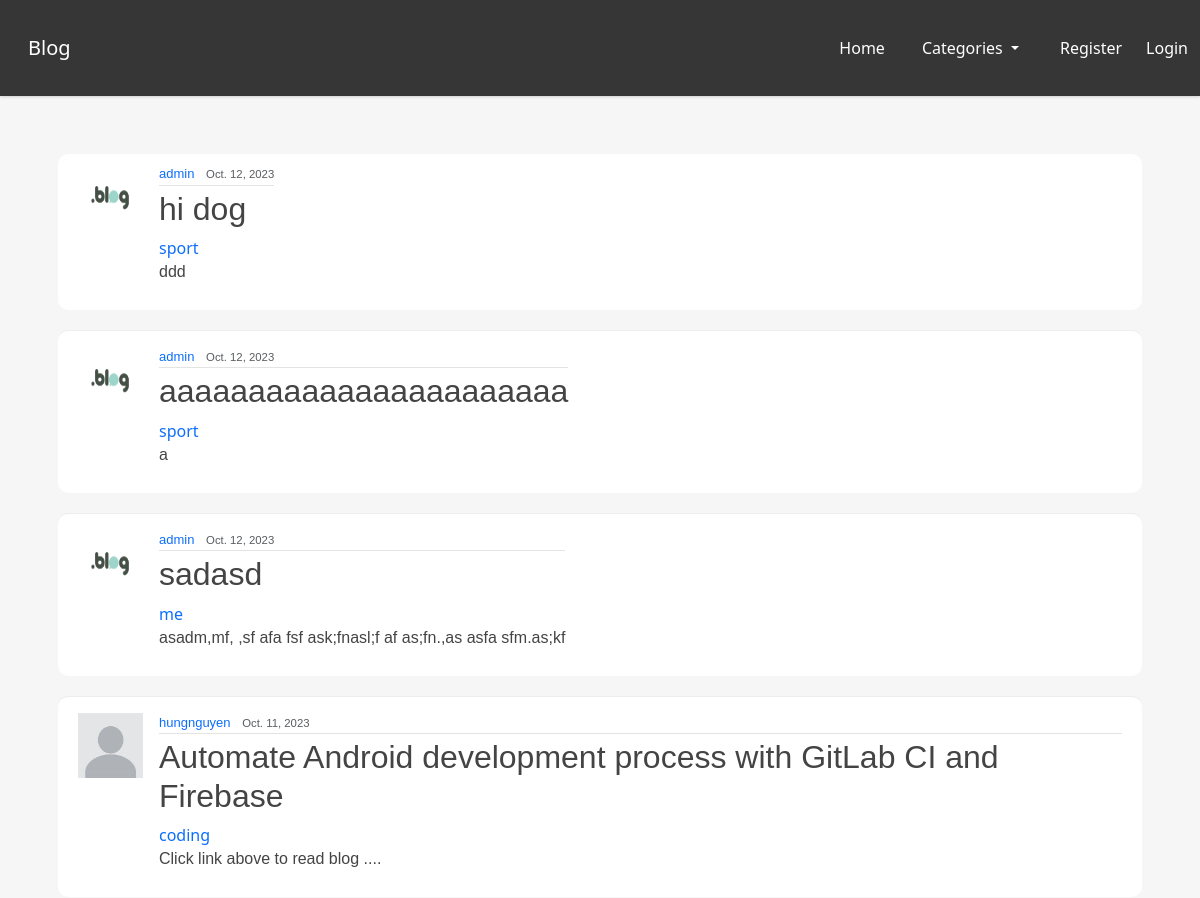
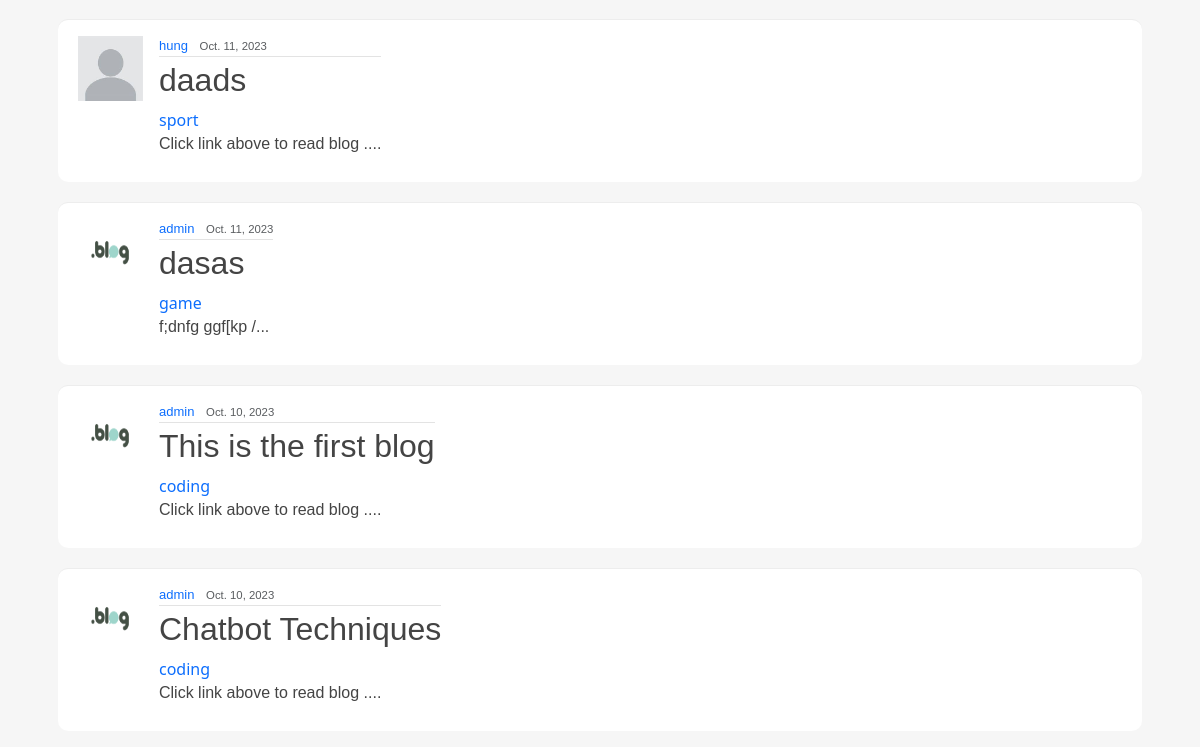
Before: / (upper part) with the older database file (2 pictures, top to bottom).
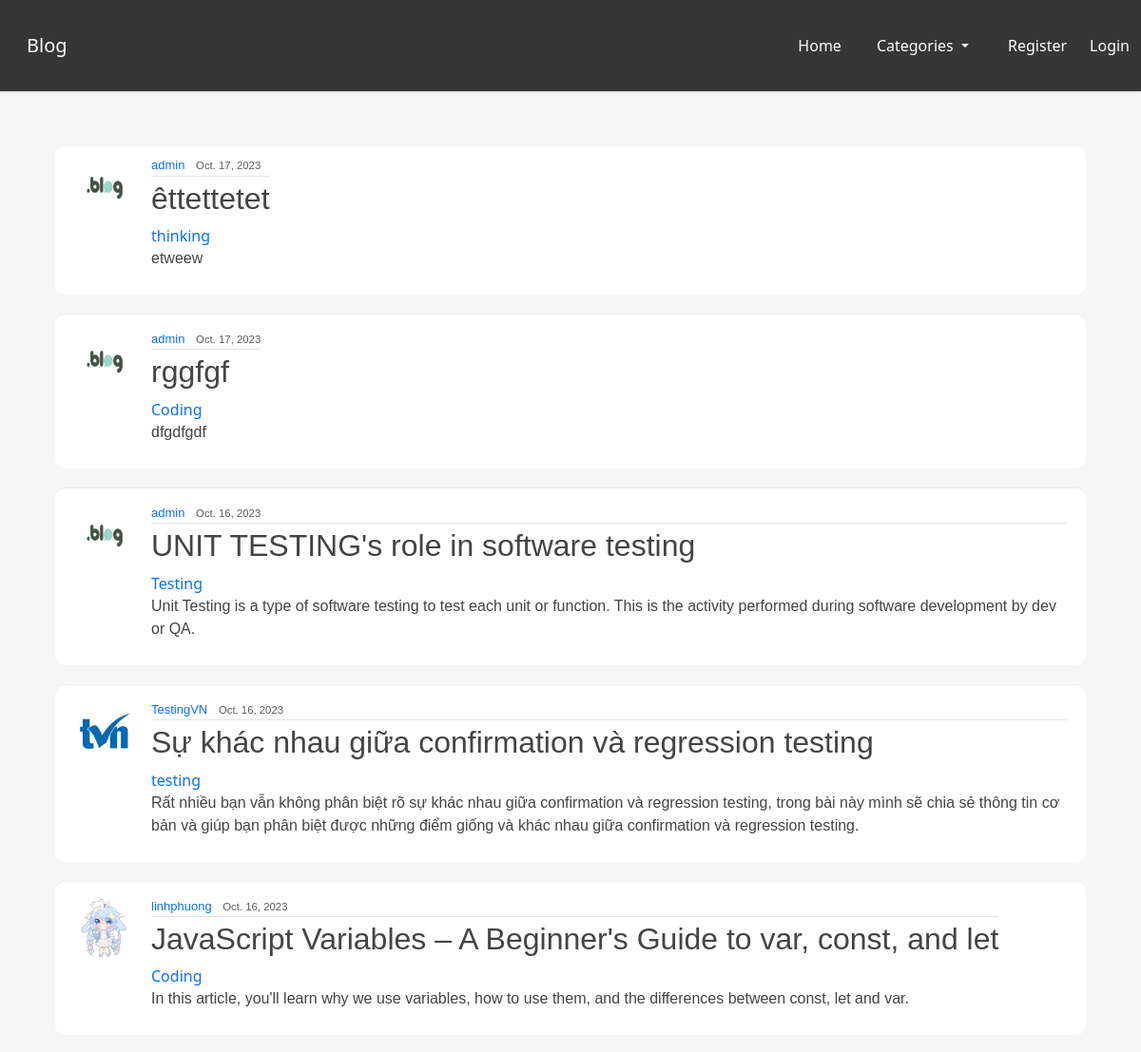
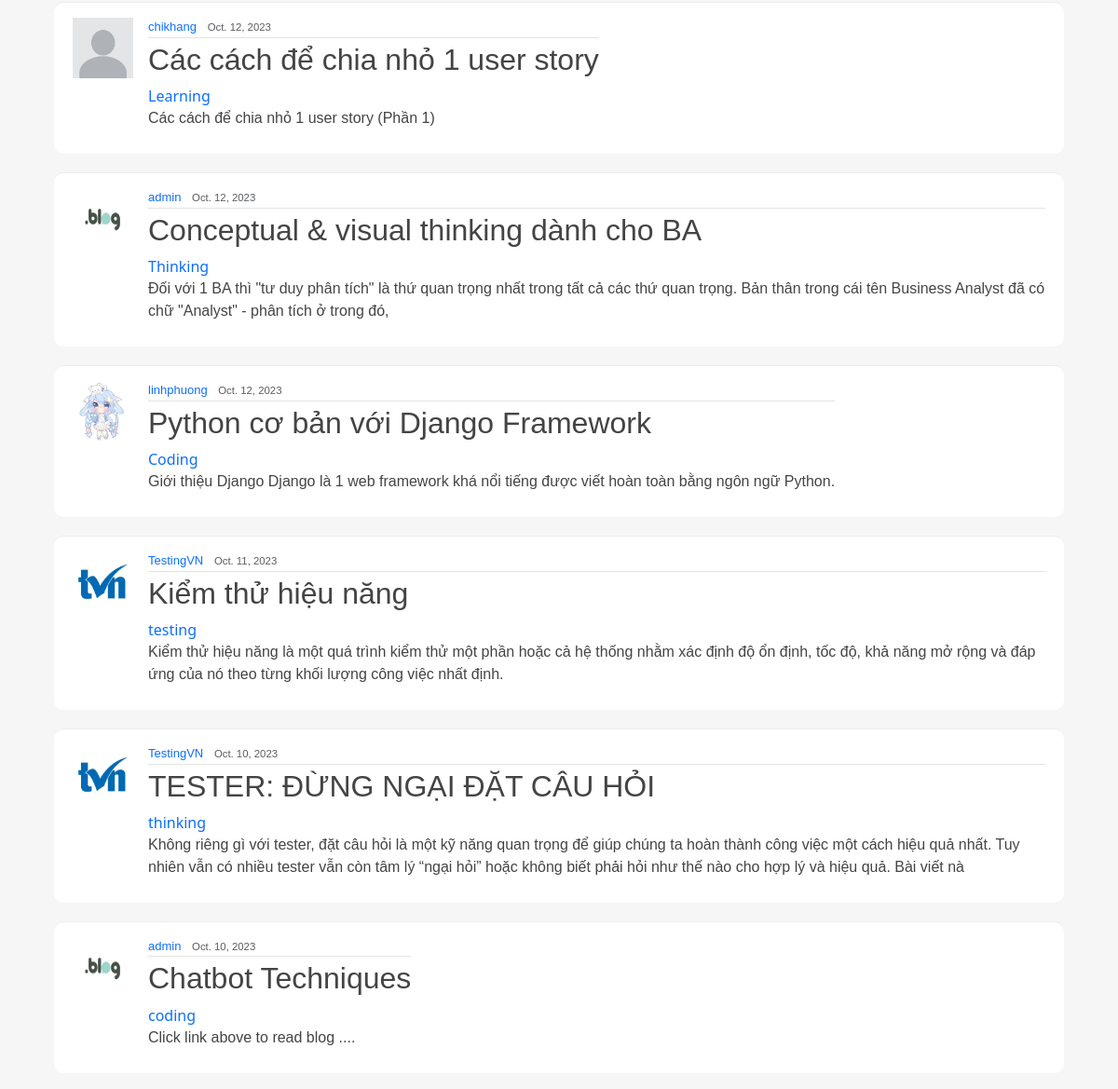
After: the same page with the newer database file (2 pictures, top to bottom).
### bloghome/models.py (models this page shows, shortened)
class Post(models.Model):
    title = models.CharField(max_length=255)
    header_img=models.ImageField(null=True, blank=True, upload_to="images/")
    author = models.ForeignKey(User, on_delete=models.CASCADE)
    body = RichTextField(blank=True, null=True)
    post_date = models.DateField(auto_now_add=True)
    category = models.CharField(max_length=255, default='coding')
    snippet = models.CharField(max_length=255)
    likes = models.ManyToManyField(User, related_name='blog_posts',blank=True)

class Profile(models.Model):
    user = models.OneToOneField(User, null= True,  on_delete=models.CASCADE)
    bio = models.TextField()
    profile_pic = models.ImageField(null=True, blank=True, upload_to="images/profile/")
    instagram_url = models.CharField(max_length=255, null=True, blank=True)
    facebook_url = models.CharField(max_length=255, null=True, blank=True)
    github_url = models.CharField(max_length=255, null=True, blank=True)

### bloghome/views.py (the view)
# urls.py: path('', HomeView.as_view(), name = 'home'),
class HomeView(ListView):
    model = Post
    template_name = "home.html"
    ordering = ['-post_date']
    def get_context_data(self, *args, **kwargs):
        cat_menu = Category.objects.all()
        context = super(HomeView, self).get_context_data()
        context["cat_menu"] = cat_menu
        return context

### bloghome/models.py (called while the page is built)
    def __str__(self):
        return self.name

### bloghome/templates/home.html (shortened to what this page needs)
{% extends "base.html" %}
{% load static %}
{% block content %}
    {% for post in object_list %}
    <article class="media content-section">
        {% if post.author.profile.profile_pic %}
                <img src="{{ post.author.profile.profile_pic.url }}" width=200 height=200  class="rounded-cirlce article-img" >
            {% else %}
             <img src="{% static 'theblog/images/default_user.jpg' %}" width=200 height=200  class="rounded-cirlce article-img" >
            {% endif %}
        <div class="media-body">
          <div class="article-metadata">
            <a class="mr-2" href="#">{{ post.author }}</a>
            <small class="text-muted">{{ post.post_date }}</small>
          </div>
          <h2><a class="article-title" href="{%url 'article-detail' post.pk %}">{{ post.title }}</a></h2>
          <a href= "{% url 'category' post.category|slugify %}" >{{post.category}}</a>
          <p class="article-content">{{post.snippet}}</p>
        </div>
        <br>
      </article>
    {% endfor %}
{% endblock %}

### bloghome/templates/base.html (shortened to what this page needs)
<!DOCTYPE html>
<html lang = "en" >
<head>
    {% load static %}
    <link rel="stylesheet" href="{% static 'blog/main.css' %}">
    <link rel="stylesheet" href="{% static 'css/bootstrap.min.css' %}" type="text/css">
    <link rel ="stylesheet" href = "https://unpkg.com/bulma@0.9.2/css/bulma.min.css">
    <link rel="stylesheet" href="https://cdnjs.cloudflare.com/ajax/libs/font-awesome/5.15.4/css/all.min.css" />
    <link rel="stylesheet" href="https://cdn.jsdelivr.net/npm/bootstrap@5.3.2/dist/css/bootstrap.rtl.min.css">
</head>
<body>
<div id="container">
    <nav class="navbar is-dark" role="navigation" aria-label="main navigation">
        <div class="navbar-brand">
            <a class="navbar-item" href="/" title="Blog">
                Blog
            </a>
        </div>
        <div id="navbarBasicExample" class="navbar-menu">
            <div class="navbar-end">
                <a href="/" title="Home" class="navbar-item" >Home</a>
                {% if cat_menu %}
                <div class="dropdown navbar-item">
                  <a class="btn dropdown-toggle" style="color:white;" role="button" data-bs-toggle="dropdown" aria-expanded="false">
                    Categories
                  </a>
                </div>
                {% else %}
                  <a href="{% url 'category-list' %}" class="navbar-item" >Categories</a>
                {% endif %}
                    {% if user.is_authenticated %}
                      <div class="dropdown navbar-item">
                        <a class="btn dropdown-toggle" style="color:white;"  role="button" data-bs-toggle="dropdown" aria-expanded="false">
                          Profile
                        </a>
                        <ul class="dropdown-menu">
                          {%if user.profile.id %}
                            <li><a class="dropdown-item" href="{% url 'edit_profile_page' user.profile.id %}">Edit Profile</a></li>
                            <li><a class="dropdown-item" href="{% url 'show_profile_page' user.profile.id %}">Shown Profile</a></li>
                          {% else %}
                            <li><a class="dropdown-item" href="{% url 'create_profile_page' %}">Create Profile</a></li>
                          {% endif %}
                          <li><a class="dropdown-item" href="{% url 'edit_profile' %}">Edit Information</a></li>
                        </ul>
                      </div>
                        <a href="{% url 'add-post' %}" class="navbar-item">Add Post</a>
                        <a href="{% url 'add-category' %}" class="navbar-item" >Add Category</a>
                        <a class="navbar-item">{{user.username}} </a>
                        <a href="{% url 'logout' %}" class="navbar-item" >Logout</a>
                    {% else %}
                        <a href="{% url 'register' %}" class="navbar-item"  title="Sign up" class="btn btn-primary btn-lg" >Register</a>
                        <a href="{% url 'login' %}" class="navbar-item">Login</a>
                    {% endif %}
            </div>
        </div>
    </nav>
    <section class = "section">
        <div class="container" id = "body">
            {% block content %}
            {% endblock %}
        </div>
    </section>
</div>
</body>
</html>

### bloghome/static/blog/main.css (style rules this page uses)
body { background-color: rgb(56, 56, 56); margin-top: 5rem; background-size: contain; background-repeat: no-repeat; }
#body { padding:10px; padding-bottom:60px; }
#container { min-height:100%; position:relative; }
h1, h2, h3, h4, h5, h6, p { color: #444444; font-family: 'Poppins', sans-serif; }
.content-section { background: #ffffff; padding: 10px 20px; border-radius: 10px; margin-bottom: 20px; }
.article-title { color: #444444; }
.article-content { white-space: pre-line; }
.article-img { height: 65px; width: 65px; margin-right: 16px; }
.article-metadata { font-family: 'Poppins', sans-serif; padding-bottom: 1px; margin-bottom: 4px; font-size: 13px; border-bottom: 1px solid #e3e3e3 }

### bloghome/templates/base.html (style rules this page uses)
html,body { height:100%; background-color:#f6f6f6; }
nav.navbar { height: 6rem !important; box-shadow: 0 1px 3px 0 rgba(0,0,0, .1), 0 1px 2px 0 rgba(0, 0 ,0 , .06) !important }
a { text-decoration: none; }

Changed rows visible on the page:
removed Post: author "hungnguyen", post_date "Oct. 11, 2023", title "Automate Android development process with GitLab CI and Firebase", category "coding", snippet "Click link above to read blog ...."
removed Post: author "hung", post_date "Oct. 11, 2023", title "daads", category "sport", snippet "Click link above to read blog ...."
added Post: author.profile.profile_pic (picture), author "admin", post_date "Oct. 17, 2023", title "êttettetet", category "thinking", snippet "etweew"
added Post: author.profile.profile_pic (picture), author "admin", post_date "Oct. 17, 2023", title "rggfgf", category "Coding", snippet "dfgdfgdf"
added Post: author.profile.profile_pic (picture), author "admin", post_date "Oct. 16, 2023", title "UNIT TESTING's role in software testing", category "Testing", snippet "Unit Testing is a type of software testing to test each unit or function. This is the activity performed during software development by dev or QA."
added Post: author.profile.profile_pic (picture), author "TestingVN", post_date "Oct. 16, 2023", title "Sự khác nhau giữa confirmation và regression testing", category "testing", snippet "Rất nhiều bạn vẫn không phân biệt rõ sự khác nhau giữa confirmation và regression testing, trong bài này mình sẽ chia sẻ thông tin cơ bản và giúp bạn phân biệt được những điểm giống và khác nhau giữa confirmation và regression testing."
added Post: author.profile.profile_pic (picture), author "linhphuong", post_date "Oct. 16, 2023", title "JavaScript Variables – A Beginner's Guide to var, const, and let", category "Coding", snippet "In this article, you'll learn why we use variables, how to use them, and the differences between const, let and var."
changed Post: author "admin" → "chikhang"; title "hi dog" → "Các cách để chia nhỏ 1 user story"; category "sport" → "Learning"; snippet "ddd" → "Các cách để chia nhỏ 1 user story (Phần 1)"; author.profile.profile_pic: picture removed
changed Post: title "aaaaaaaaaaaaaaaaaaaaaaa" → "Conceptual & visual thinking dành cho BA"; category "sport" → "Thinking"; snippet "a" → "Đối với 1 BA thì \"tư duy phân tích\" là thứ quan trọng nhất trong tất cả các thứ quan trọng. Bản thân trong cái tên Business Analyst đã có chữ \"Analyst\" - phân tích ở trong đó,"
changed Post: author.profile.profile_pic: a different picture; author "admin" → "linhphuong"; title "sadasd" → "Python cơ bản với Django Framework"; category "me" → "Coding"; snippet "asadm,mf, ,sf afa fsf ask;fnasl;f af as;fn.,as asfa sfm.as;kf" → "Giới thiệu Django Django là 1 web framework khá nổi tiếng được viết hoàn toàn bằng ngôn ngữ Python."
changed Post: author.profile.profile_pic: a different picture; author "admin" → "TestingVN"; title "dasas" → "Kiểm thử hiệu năng"; category "game" → "testing"; snippet "f;dnfg ggf[kp /..." → "Kiểm thử hiệu năng là một quá trình kiểm thử một phần hoặc cả hệ thống nhằm xác định độ ổn định, tốc độ, khả năng mở rộng và đáp ứng của nó theo từng khối lượng công việc nhất định."
changed Post: author.profile.profile_pic: a different picture; author "admin" → "TestingVN"; title "This is the first blog" → "TESTER: ĐỪNG NGẠI ĐẶT CÂU HỎI"; category "coding" → "thinking"; snippet "Click link above to read blog ...." → "Không riêng gì với tester, đặt câu hỏi là một kỹ năng quan trọng để giúp chúng ta hoàn thành công việc một cách hiệu quả nhất. Tuy nhiên vẫn có nhiều tester vẫn còn tâm lý “ngại hỏi” hoặc không biết phải hỏi như thế nào cho hợp lý và hiệu quả. Bài viết nà"
